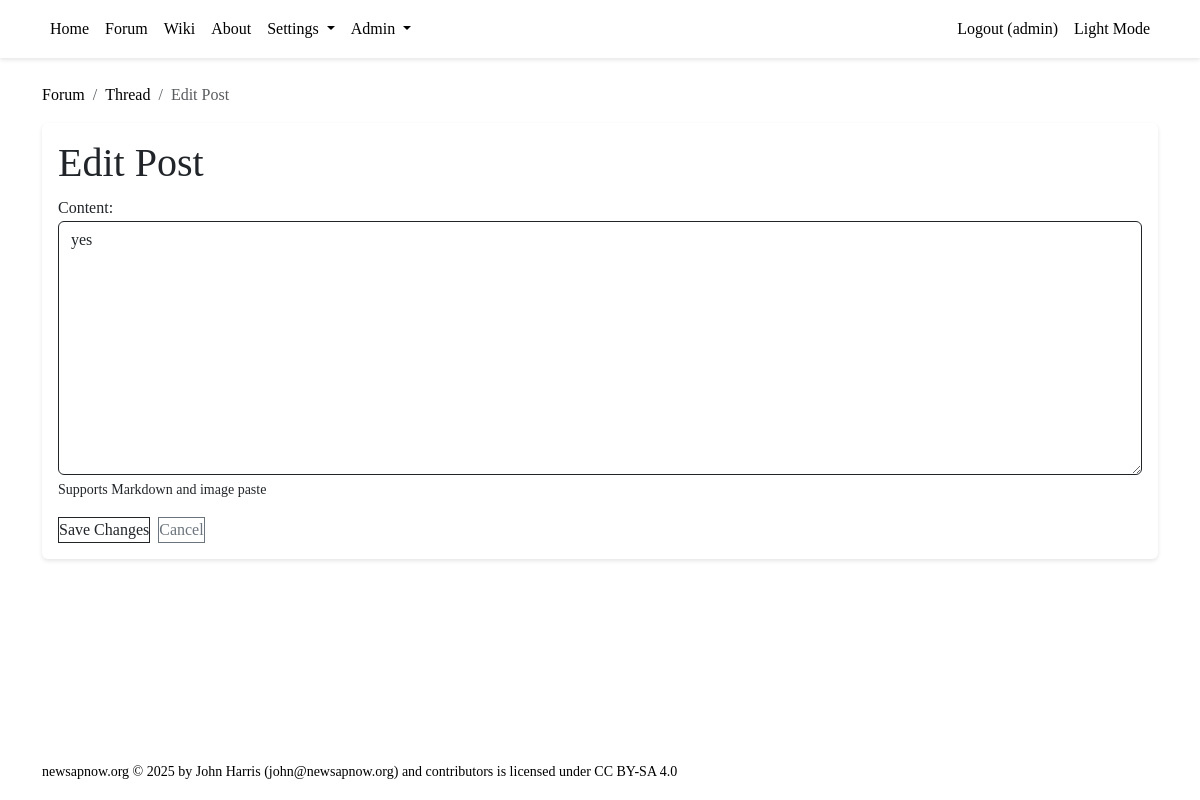
The app's page /forum/post/2/edit (signed in), older data.
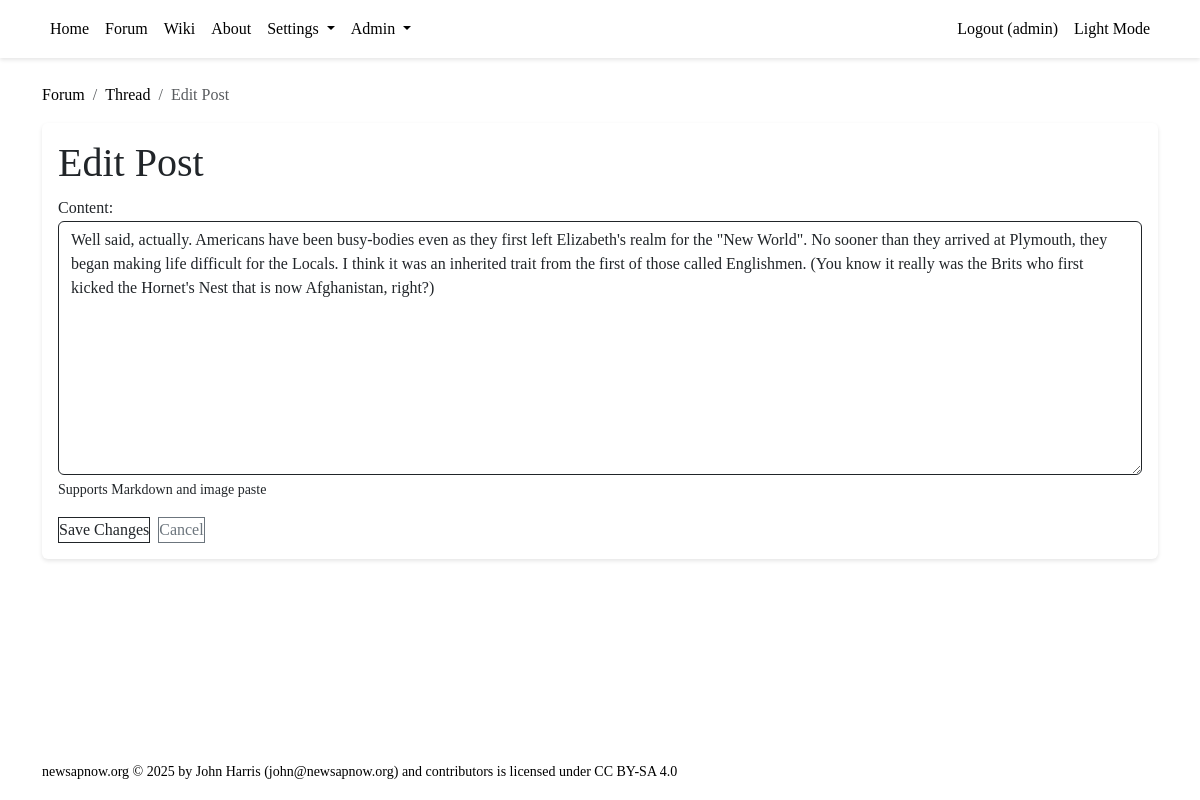
The same page, newer data.
### tables this page shows
CREATE TABLE posts (
        id INTEGER PRIMARY KEY AUTOINCREMENT,
        thread_id INTEGER NOT NULL,
        created_by INTEGER NOT NULL,
        content TEXT NOT NULL,
        created_at TIMESTAMP DEFAULT CURRENT_TIMESTAMP,
        updated_at TIMESTAMP DEFAULT CURRENT_TIMESTAMP,
        last_seen_at TIMESTAMP DEFAULT CURRENT_TIMESTAMP,
        FOREIGN KEY (thread_id) REFERENCES threads(id) ON DELETE CASCADE,
        FOREIGN KEY (created_by) REFERENCES users(id)
    );

### backend/forum.py (the view, shortened to what this page needs)
@forum_blueprint.route("/post/<int:post_id>/edit", methods=["GET", "POST"])
@rate_limit()
def edit_post(post_id: int):
    if not session.get('user_id'):
        return redirect(url_for('auth.login'))
    with get_db() as conn:
        cursor = conn.cursor()
        cursor.execute("""
            SELECT p.*, t.id as thread_id
            FROM posts p
            JOIN threads t ON p.thread_id = t.id
            WHERE p.id = ?
        """, (post_id,))
        post = cursor.fetchone()
        if not post or post['created_by'] != session['user_id']:
            abort(403)
        return render_template('forum/edit_post.html', post=post)

### backend/auth.py (called while the page is built)
def rate_limit(max_requests: int = Config.MAX_REQUESTS_PER_WINDOW,
               window: int = Config.RATE_LIMIT_WINDOW):
    def decorator(f):
        @wraps(f)
        def wrapped(*args, **kwargs):
            now = time.time()
            ip = request.remote_addr
            if ip not in _rate_limits:
                _rate_limits[ip] = []
            _rate_limits[ip] = [t for t in _rate_limits[ip] if now - t < window]
            if len(_rate_limits[ip]) >= max_requests:
                return "Rate limit exceeded", 429
            _rate_limits[ip].append(now)
            return f(*args, **kwargs)
        return wrapped
    return decorator

### backend/database.py (called while the page is built)
@contextmanager
def get_db() -> Generator[sqlite3.Connection, None, None]:
    conn = sqlite3.connect(Config.SQLITE_DB_PATH)
    conn.row_factory = sqlite3.Row
    try:
        yield conn
    finally:
        conn.commit()
        conn.close()

### frontend/templates/forum/edit_post.html (shortened to what this page needs)
{% extends "base.html" %}
{% block content %}
    <nav aria-label="breadcrumb">
        <ol class="breadcrumb">
            <li class="breadcrumb-item"><a href="{{ url_for('forum.view_threads') }}">Forum</a></li>
            <li class="breadcrumb-item">
                <a href="{{ url_for('forum.view_thread', thread_id=post.thread_id) }}">Thread</a>
            </li>
            <li class="breadcrumb-item active">Edit Post</li>
        </ol>
    </nav>
    <div class="card">
        <div class="card-body">
            <h1 class="card-title">Edit Post</h1>
            <form method="POST">
                <div class="form-group mb-3">
                    <label for="content">Content:</label>
                    <textarea id="content" name="content"
                             class="form-control post-editor"
                             rows="10" required>{{ post.content|safe }}</textarea>
                    <div class="form-text text-muted">
                        Supports Markdown and image paste
                    </div>
                </div>
                <div class="d-flex gap-2">
                    <button type="submit" class="btn btn-primary">Save Changes</button>
                    <a href="{{ url_for('forum.view_thread', thread_id=post.thread_id) }}"
                       class="btn btn-outline-secondary">Cancel</a>
                </div>
            </form>
        </div>
    </div>
{% endblock %}

Row changes from the older to the newer data that the page shows:
changed posts: content "yes" → "Well said, actually. Americans have been busy-bodies even as they first left Elizabeth's realm for the \"New World\". No sooner than they arrived at Plymouth, they began making life difficult for the Locals. I think it was an inherited trait from the first of those called Englishmen. (You know it really was the Brits who first kicked the Hornet's Nest that is now Afghanistan, right?)"
